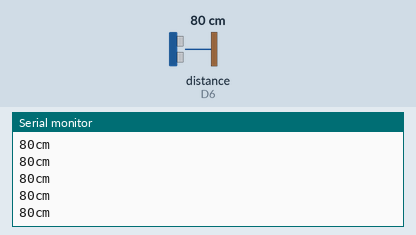
Bench run of a sketch on a simulated ESP8266 (NodeMCU). Parts: the last lines printed to the serial monitor. Wiring (inferred from the names in the program): ultrasonic range finder: trigger D5; echo D6. The test bench sets the inputs (shaded band); at power-on: distance to the obstacle (sensor on D6) 80 cm. The echo pulse lasts 58.3 µs per cm.

Above: at 1.2 s.
1.3 s: distance to the obstacle (sensor on D6) set to 2 cm
At 1.37 s:
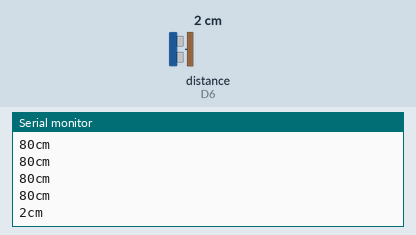
2.8 s: distance to the obstacle (sensor on D6) set to 4 cm
At 2.88 s:
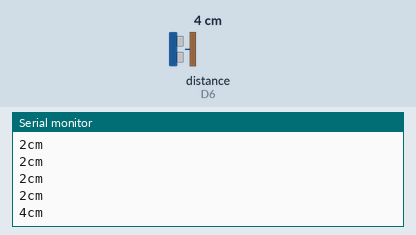
Timing chart, 0 to 5.8 s (numbered marks = the images above; inputs shaded):
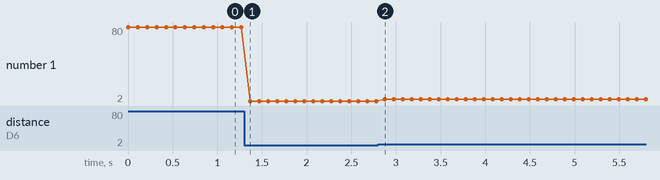

Measured:
- after the input at 1.3 s, the serial monitor: prints a new line after 0.07 s (image 1)
- after the input at 2.8 s, the serial monitor: prints a new line after 0.08 s (image 2)
- plotted number 1: 80 → 2 after the input at 1.3 s, 2 → 4 after the input at 2.8 s

The sketch:

UltraSonicHC04Nodemcu8266V3test02.ino
```cpp
const int pingPin = D5;
int inPin = D6;


void setup() {
Serial.begin(9600);
}

void loop()
{
long duration, cm;

pinMode(pingPin, OUTPUT);


digitalWrite(pingPin, LOW);
delayMicroseconds(2);
digitalWrite(pingPin, HIGH);
delayMicroseconds(5);
digitalWrite(pingPin, LOW);
pinMode(inPin, INPUT);
duration = pulseIn(inPin, HIGH);

cm = microsecondsToCentimeters(duration);

Serial.print(cm);
Serial.print("cm");
Serial.println();
delay(100);
}

long microsecondsToCentimeters(long microseconds)
{
// The speed of sound is 340 m/s or 29 microseconds per centimeter.
// The ping travels out and back, so to find the distance of the
// object we take half of the distance travelled.
return microseconds / 29 / 2;
}
```
